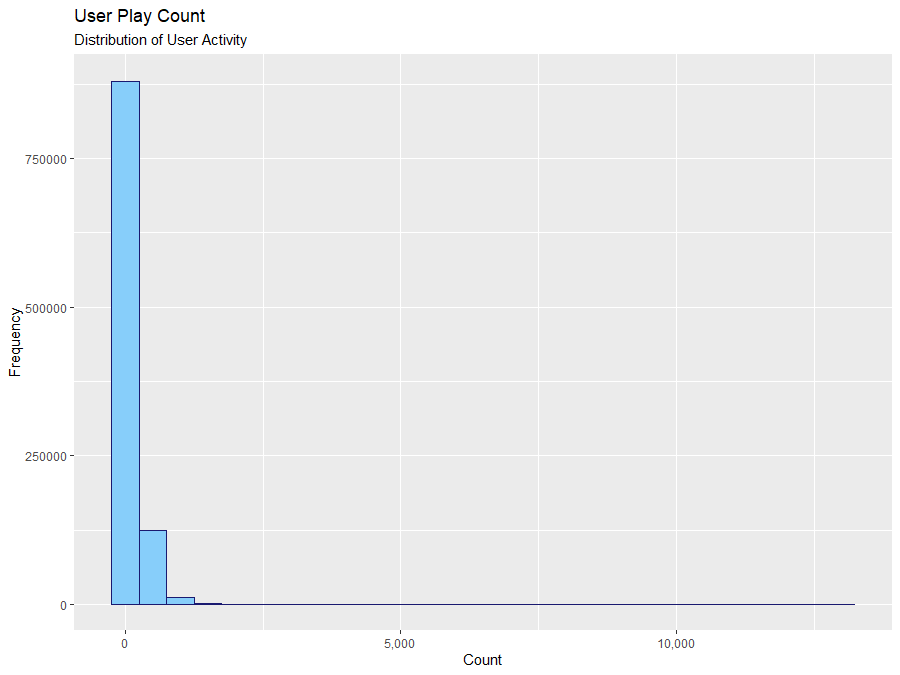

Recreate this plot in R.
library(ggplot2)
library(dplyr)
library(tidyverse)

user_play_count_df <- read_csv("C:\\Users\\coach\\OneDrive - University of Canterbury\\MADS\\DATA420 Assignment 2 Code\\user_play_count.csv\\user_play_count.csv", col_names = TRUE)


ggplot(user_play_count_df, aes(x=plays_count)) + 
  geom_histogram(binwidth=500, colour = "midnightblue", fill="lightskyblue") +
  ggtitle("User Play Count", subtitle = "Distribution of User Activity") +
  xlab("Count") +
  ylab("Frequency") +
  scale_x_continuous(labels = scales::comma)
